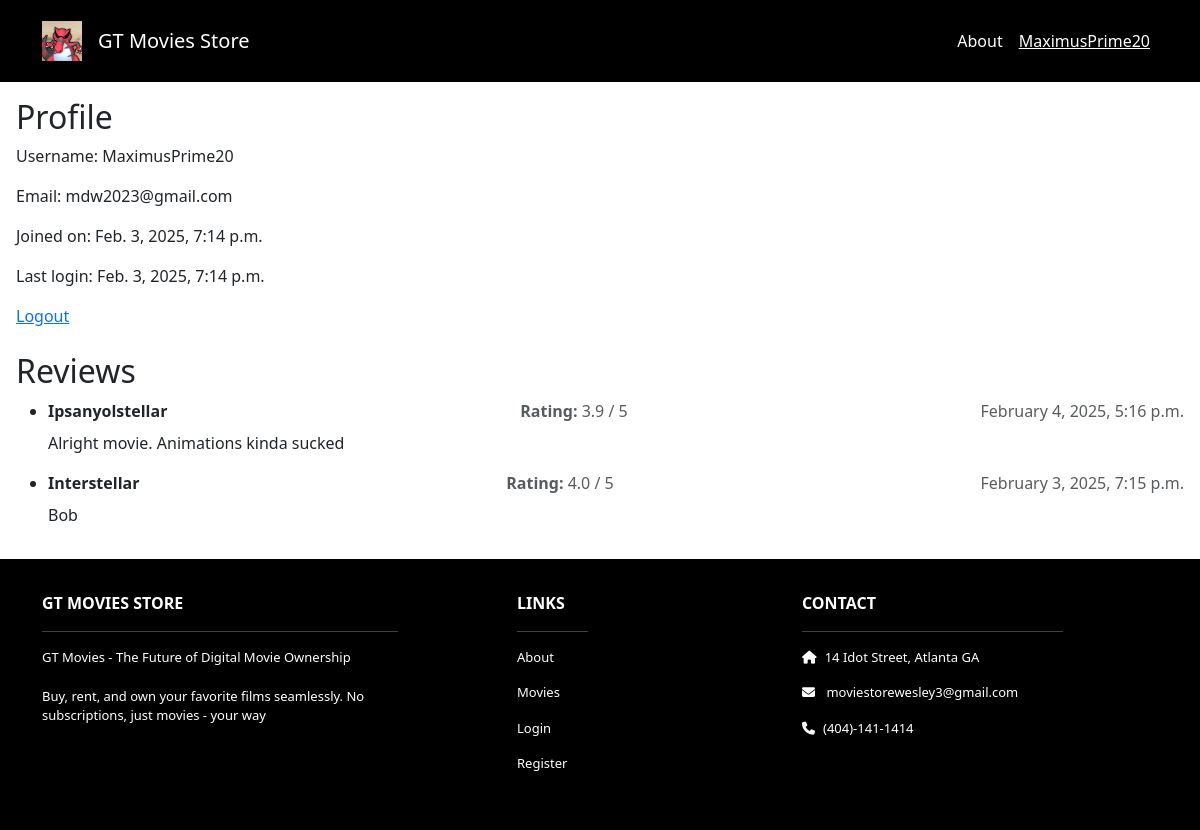
Before: /profile/ (signed in) with the older database file.
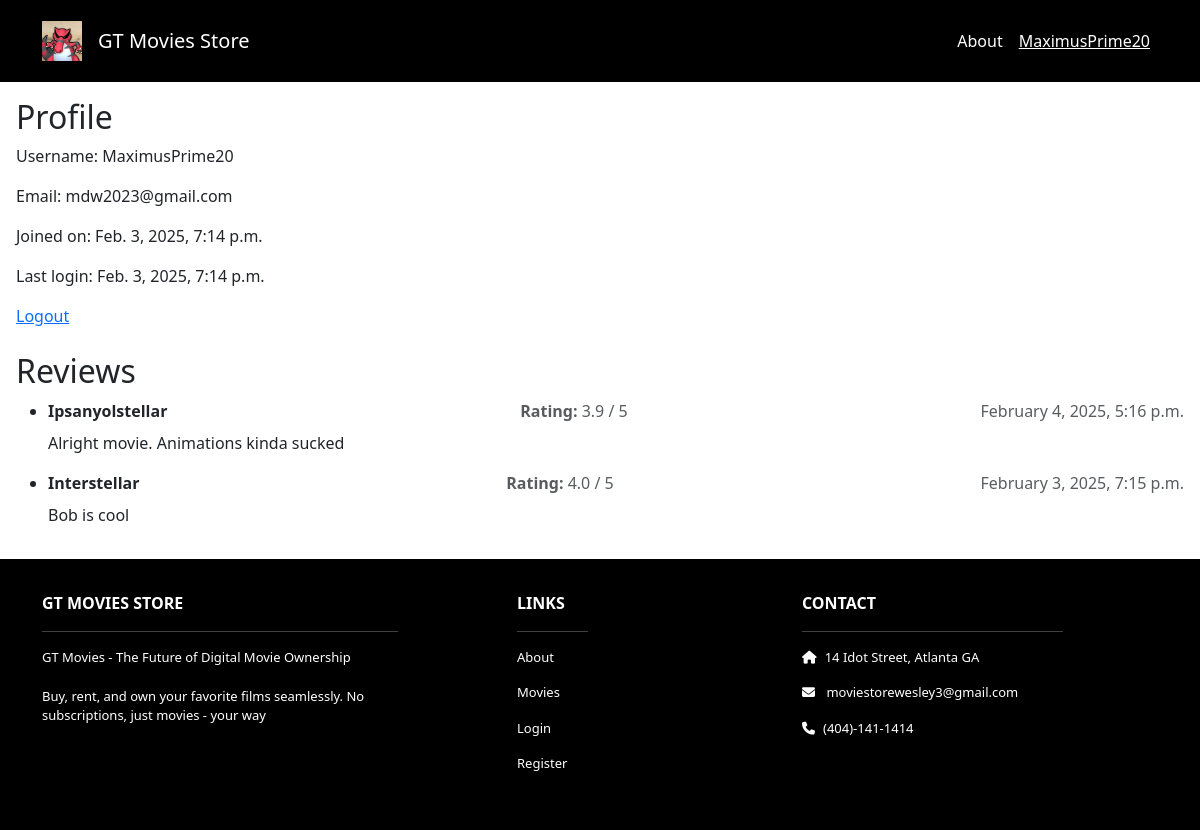
After: the same page with the newer database file.
### movies/models.py (models this page shows, shortened)
class Review(models.Model):
    movie = models.ForeignKey(Movie, on_delete=models.CASCADE)
    user = models.ForeignKey(User, on_delete=models.CASCADE)
    text = models.TextField()
    rating = models.DecimalField(max_digits=2, decimal_places=1, default=0.0)
    created_at = models.DateTimeField(auto_now_add=True)

class Movie(models.Model):
    id = models.AutoField(primary_key=True)
    name = models.CharField(max_length=255)
    price = models.IntegerField()
    description = models.TextField()
    image = models.FileField(upload_to='movies/')

### accounts/views.py (the view)
# urls.py: path("profile/", profile, name="profile"),
@login_required
def profile(request):
    user = request.user
    template_data = {
        'title': 'Profile',
        'reviews': Review.objects.filter(user=user).order_by('-created_at')
    }
    return render(request, "accounts/profile.html", {"user": user, "template_data": template_data})

### templates/accounts/profile.html (shortened to what this page needs)
{% extends 'base.html' %}
{% block content %}
<div class="p-3">
  <h2>Profile</h2>
  <p>Username: {{ user.username }}</p>
  <p>Email: {{ user.email }}</p>
  <p>Joined on: {{ user.date_joined }}</p>
  <p>Last login: {{ user.last_login }}</p>
  <a href="{% url 'logout' %}">Logout</a>
  <br><br>
  <h2>Reviews</h2>
  <ul>
      {% for review in template_data.reviews %}
        <li class="review-item mb-3">
          <div class="review-header d-flex justify-content-between align-items-center">
              <div>
                  <strong>{{ review.movie.name }}</strong>
              </div>
              <div class="text-muted ml-3">
                  <strong>Rating:</strong> {{ review.rating }} / 5
              </div>
              <span class="text-muted ml-3">{{ review.created_at|date:"F j, Y, g:i a" }}</span>
          </div>
          <div class="review-text mt-2">
              <p>{{ review.text }}</p>
          </div>
        </li>
      {% empty %}
          <li>No reviews yet.</li>
      {% endfor %}
  </ul>
</div>
{% endblock %}

Changed rows visible on the page:
changed Review "Interstellar": text "Bob" → "Bob is cool"
